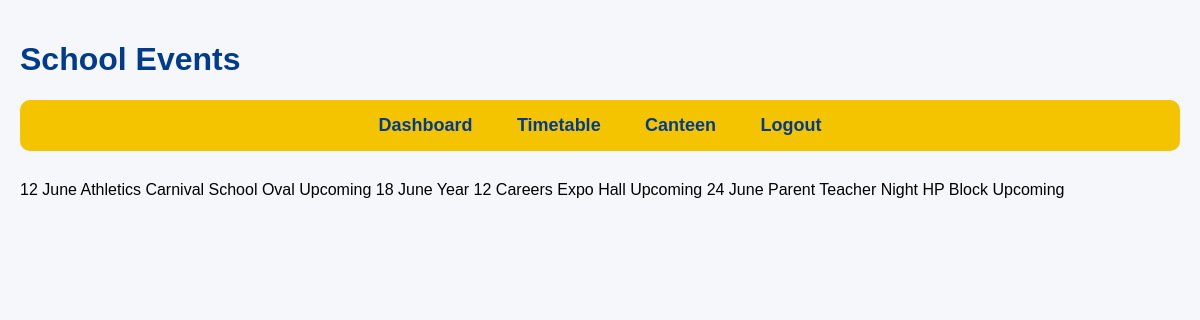
The app's page /events with its own data.
### school-system/app.py (models this page shows)
class Event(db.Model):
    id = db.Column(db.Integer, primary_key=True)
    date = db.Column(db.String(50))
    title = db.Column(db.String(100))
    location = db.Column(db.String(100))
    status = db.Column(db.String(50))

### school-system/app.py (the view)
@app.route("/events")
def events():
    all_events = Event.query.all()
    return render_template(
        "events.html",
        events=all_events
    )

### school-system/templates/events.html (shortened to what this page needs)
<!DOCTYPE html>
<html>
<head>
    <link rel="stylesheet"
    href="{{ url_for('static', filename='style.css') }}">
</head>
<body>
<h1>School Events</h1>
<nav>
    <a href="/dashboard">Dashboard</a>
    <a href="/timetable">Timetable</a>
    <a href="/canteen">Canteen</a>
    <a href="/logout">Logout</a>
</nav>
{% for event in events %}
<tr>
    <td>{{ event.date }}</td>
    <td>{{ event.title }}</td>
    <td>{{ event.location }}</td>
    <td>{{ event.status }}</td>
</tr>
{% endfor %}

### school-system/static/style.css (style rules this page uses)
body { font-family: Arial, sans-serif; background-color: #f5f7fa; margin: 0; padding: 20px; }
nav { background: #f5c400; padding: 15px; border-radius: 10px; margin-bottom: 30px; text-align: center; }
nav a { color: #003b8e; text-decoration: none; font-weight: bold; margin: 0 20px; font-size: 18px; }
h1, h2 { color: #003b8e; }

### records on screen
Event: date "12 June", title "Athletics Carnival", location "School Oval", status "Upcoming"
Event: date "18 June", title "Year 12 Careers Expo", location "Hall", status "Upcoming"
Event: date "24 June", title "Parent Teacher Night", location "HP Block", status "Upcoming"
